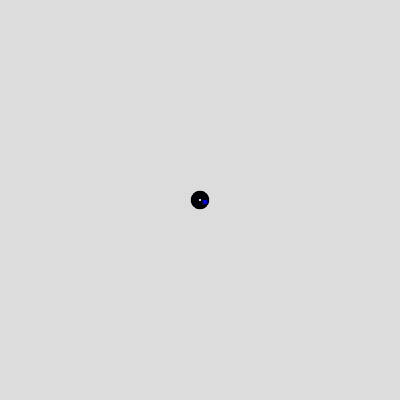
Frame 1 (no input)
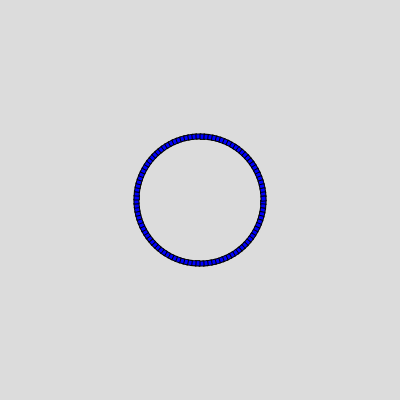
Frame 60 (no input)
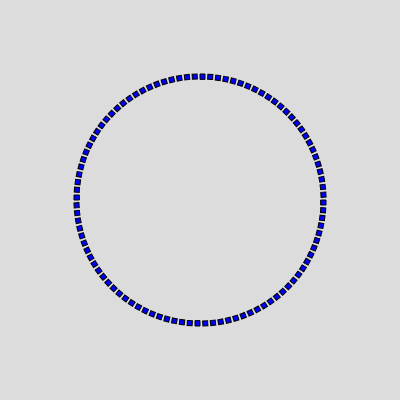
Frame 120 (the mouse pressed at the canvas centre since frame 60)

The p5.js sketch that drew these frames (run headless with seeded random() and noise() and a simulated clock; from frame 60 on, the mouse is pressed at the canvas centre):

// p5.js sketch
// ── sketch.js
let pixels = [];
function setup() {
  createCanvas(400, 400);
  console.log("generating elements");
  generate_elements(pixels, 100);
  console.log("done generating elements");
}

function draw() {
  background(220);
  for(let i=0;i<pixels.length;i++)
  {
    pixels[i].update();
    pixels[i].draw();
  }
}

function generate_elements(list, amount)
{
  let step = (2*Math.PI)/amount;
  let angle = 0;
  let x, y;
  for(let i=0; i<amount;i++)
  {
    let position = createVector(width/2, height/2);
    x = cos(angle) * 10; //amplyfi by 10 so its not in the middle
    y = sin(angle) * 10;
    let anglevector = createVector(x, y);
    anglevector.normalize();
    position.add(anglevector);
    //now take the x and y, and "translate to the middle"
    x += width/2;
    y += height/2;
    list.push(new pixel(position.x, position.y, 5, 5))
    console.log("x: "+ x + " y: " + y);
    angle += step;
  }
}

// ── pixel.js
class pixel
{
    constructor(x, y, dx, dy)
    {
        this.position = createVector(x, y);
        this.dx = dx;
        this.dy = dy;
        this.color = 'blue';
        this.centerVector = createVector(width/2, height/2);
    }

    update()
    {
        let headingvector = this.position.copy();
        headingvector.sub(this.centerVector);
        headingvector.normalize();
        //headingvector.div(10);
        //headingvector.mult();
        this.position.add(headingvector);
    }

    draw()
    {
        let tempvector = this.position.copy();
        let centertopixel = tempvector.sub(this.centerVector);
        let angle = centertopixel.heading();
        
        push();
        translate(this.position.x, this.position.y);
        rotate(angle);
        
        fill(this.color);
        rect(0, 0, this.dx, this.dy);
        pop();
    }
}
